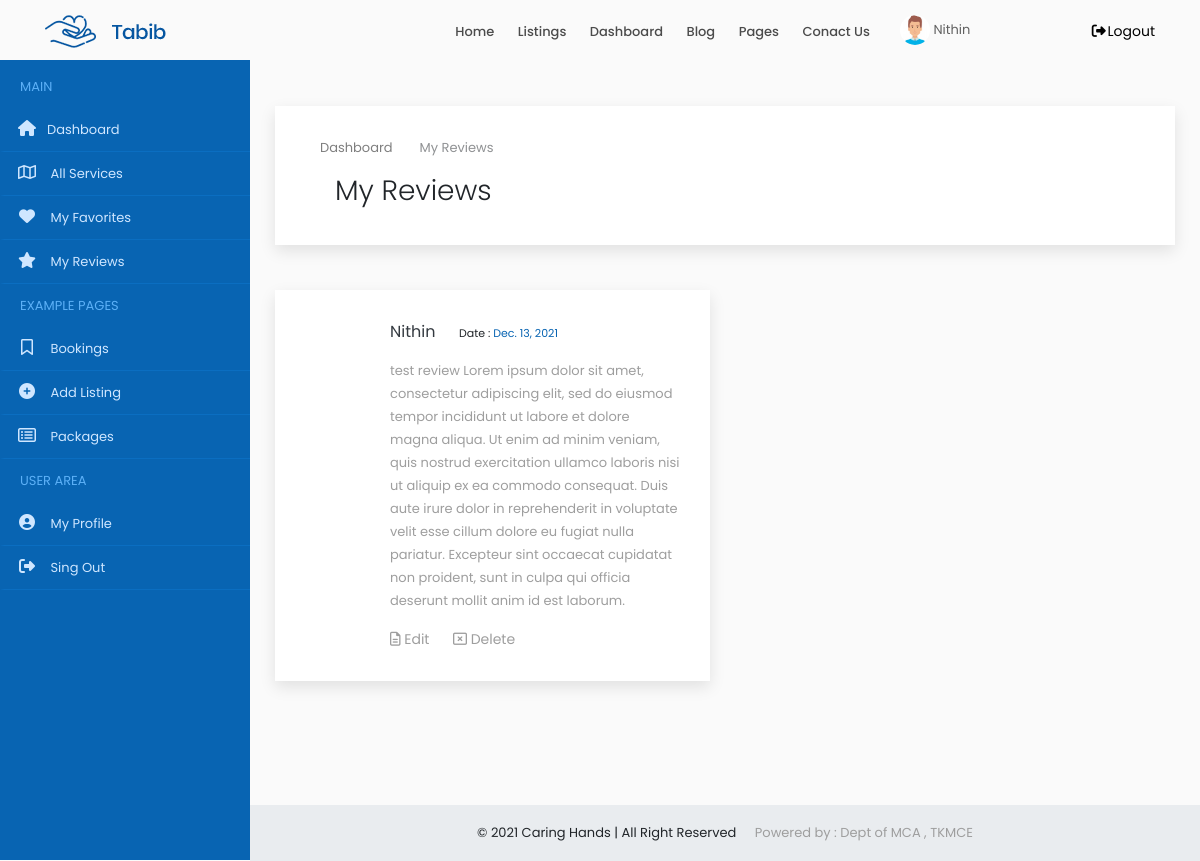
The page /user/my/review/ (signed in) on the database as committed earlier.
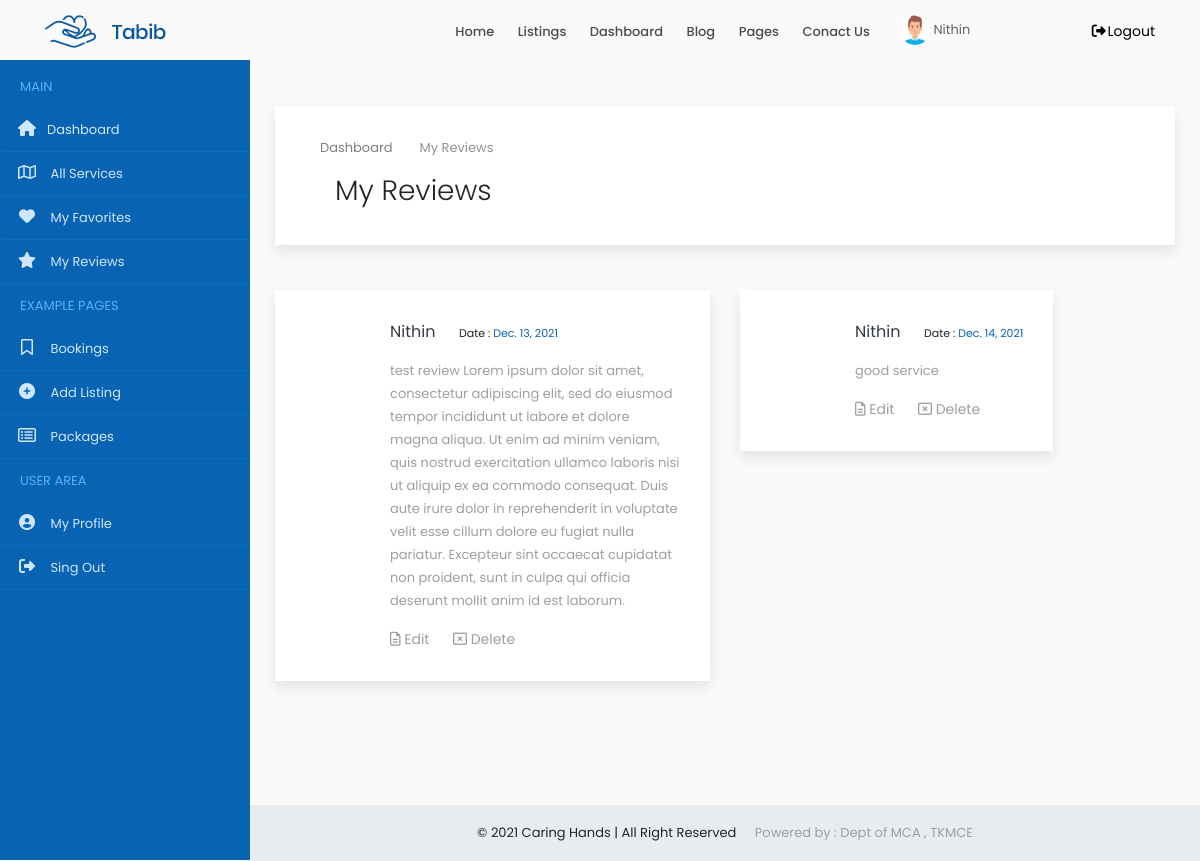
The same page on the database as committed later.
### accounts/models.py (models this page shows)
class Review(models.Model):
    user = models.ForeignKey(Users, on_delete=models.CASCADE, null=True, blank=True)
    service = models.ForeignKey(ProviderService, on_delete=models.CASCADE,null=True, blank=True)
    product = models.ForeignKey(SubProduct, on_delete=models.CASCADE,null=True, blank=True)
    message = models.TextField()
    datetime = models.DateTimeField()

class Users(models.Model):
    user = models.ForeignKey(User,on_delete=models.CASCADE)
    name = models.CharField(max_length=150)
    email = models.EmailField(max_length=200,null=True, blank=True)
    organization = models.CharField(max_length=250,null=True, blank=True)
    mob = models.CharField(max_length=12)
    sex = models.CharField(max_length=10,choices=gender,default='Male')
    house = models.CharField(max_length=100,null=True, blank=True)
    street1 =models.CharField(max_length=100,null=True, blank=True)
    street2 =models.CharField(max_length=100,null=True, blank=True)
    city = models.CharField(max_length=100,null=True, blank=True)
    district = models.CharField(max_length=100,null=True, blank=True)
    state = models.CharField(max_length=100,null=True,choices=states, blank=True)
    pin = models.CharField(max_length=100,null=True,blank=True)
    age = models.IntegerField(null=True, blank=True)
    type = models.CharField(max_length=20,choices=user_type)
    approval = models.CharField(max_length=20,choices=approval_choices,default='Pending')
    document = models.FileField(upload_to='documents',null=True, blank=True)
    profile_picture = models.FileField(upload_to='dp',default='assets/img/user3.png')
    def __str__(self):
        return self.name

### accounts/views.py (the view)
# urls.py: path('user/my/review/',MyReviews.as_view(),name='my_reviews'),
class MyReviews(View):
    def get(self, request):
        x = UserCheck(request)
        if x == True:
            user = request.user
            account = Users.objects.get(user=user)
            review = Review.objects.filter(user=account)
            print(review)
            context ={'account': account,'review': review}
            return render(request,'user/myreview.html',context)

### accounts/functions.py (called while the page is built)
def UserCheck(request):
    user = request.user
    if user.is_authenticated:
        try:
            u = Users.objects.get(user=user)
            if u.type == 'public':
                return (True)
            else:
                return (False)
        except:
            return (False)
    else:
        return (False)

### accounts/templates/user/myreview.html (shortened to what this page needs)
{% extends 'common/dashboard_main.html' %}
{% load static %}
{% block content %}
{% include 'common/header.html' %}
{% include 'user/sidenav.html' %}
<div class="content-wrapper">
<div class="container-fluid overflow-hidden">
    <div class="row margin-tb-90px margin-lr-10px sm-mrl-0px">
        <div id="page-title" class="padding-30px background-white full-width box-shadow">
            <div class="container">
                <ol class="breadcrumb opacity-5">
                    <li><a href="{% url 'home' %}">Dashboard</a></li>
                    <li class="active">My Reviews</li>
                </ol>
                <div class="container-fluid">
                    <div class="row">
                        <div class="col-6">
                            <h1 class="font-weight-300">My Reviews</h1>
                        </div>
                        <div class="col-6">
                        </div>
                    </div>
                </div>
            </div>
        </div>
        <div class="row margin-tb-45px">
           {% for i in review %}
            <div class="col-lg-6 margin-bottom-45px">
                <div class="background-white thum-hover box-shadow hvr-float">
                    <div class="padding-30px">
                        <div class="margin-left-85px">
                            <a class="d-inline-block text-dark text-medium margin-right-20px" href="#">{{i.user}}</a>
                            <span class="text-extra-small">Date :  <a href="#" class="text-main-color">{{i.datetime|date}}</a></span>
                            <p class="margin-top-15px text-grey-2">{{i.message}}</p>
                            <a href="#" class="d-inline-block text-grey-2 text-up-small"><i class="far fa-file-alt"></i> Edit</a>
                            <a href="#" class="d-inline-block margin-lr-20px text-grey-2 text-up-small"><i class="far fa-window-close"></i> Delete</a>
                        </div>
                    </div>
                </div>
            </div>
           {% endfor %}
        </div>
    </div>
    </div>
</div>
{% include 'common/small_footer.html' %}
{% endblock %}

Rows that differ between the two databases and show on the page:
added Review: user "Nithin", datetime "Dec. 14, 2021", message "good service"
